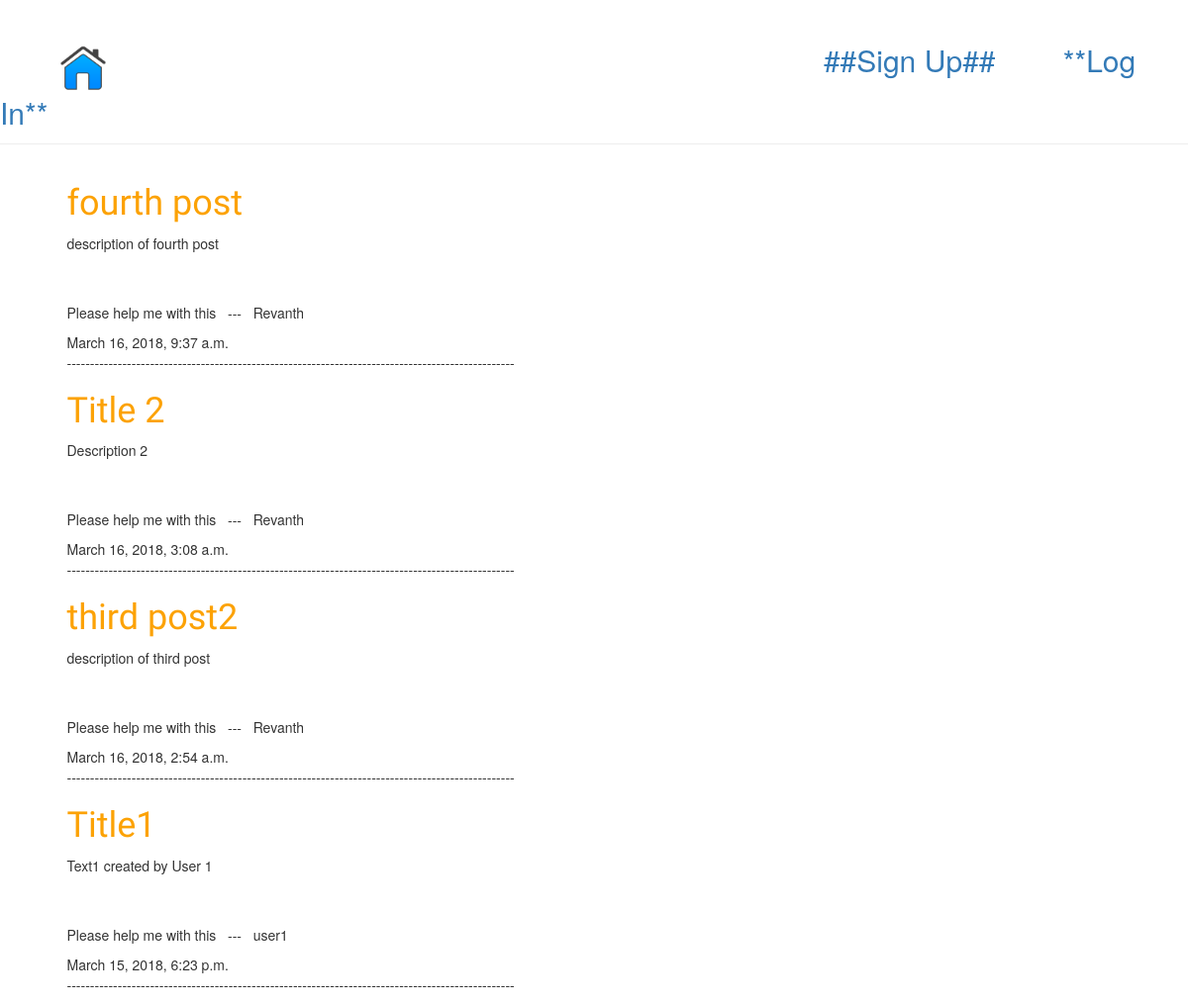
Before: / with the older database file.
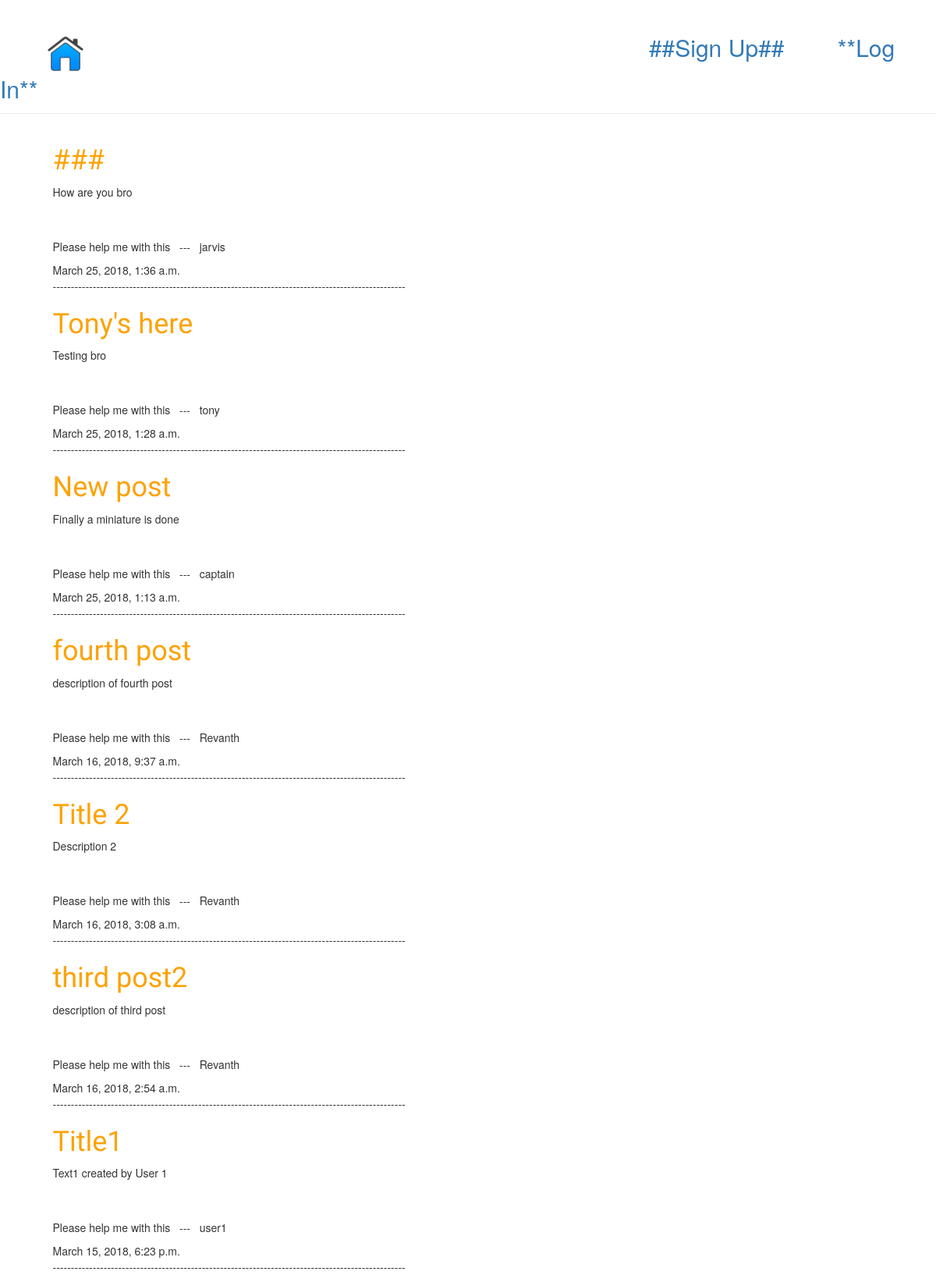
After: the same page with the newer database file.
### blog/models.py (models this page shows, shortened)
class Post(models.Model):
    author = models.ForeignKey('auth.User', on_delete=models.CASCADE)
    title = models.CharField(max_length=200)
    text = models.TextField()
    created_date = models.DateTimeField(
            default=timezone.now)
    published_date = models.DateTimeField(
            blank=True, null=True)

### blog/views.py (the view)
# urls.py: url(r'^$', views.post_list, name='post_list'),
def post_list(request):
    posts = Post.objects.filter(published_date__lte=timezone.now()).order_by('published_date')
    return render(request, 'blog/post_list.html', {'posts': posts})

### blog/templates/blog/post_list.html (shortened to what this page needs)
{% extends 'blog/base.html' %}
{% load staticfiles %}
        {% block content %}
        {% for post in posts reversed %}
		    <div class="post">
		        <h1><a href="{% url 'post_detail' pk=post.pk %}">{{ post.title }}</a></h1>
		        <p>{{ post.text|linebreaksbr }}</p></br></br>
		        <p>Please help me with this &nbsp;&nbsp;---&nbsp;&nbsp; {{post.author}}</p>
		        <div class="date">
		            {{ post.published_date }}
		        </div>
		        <p>-------------------------------------------------------------------------------------------------</p>
		    </div>
		{% endfor %}
		{% endblock %}

Changed rows visible on the page:
added Post: title "###", text "How are you bro", author "jarvis", published_date "March 25, 2018, 1:36 a.m."
added Post: title "Tony's here", text "Testing bro", author "tony", published_date "March 25, 2018, 1:28 a.m."
added Post: title "New post", text "Finally a miniature is done", author "captain", published_date "March 25, 2018, 1:13 a.m."
